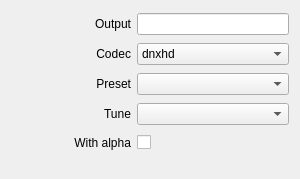
<?xml version="1.0" encoding="UTF-8"?>
<ui version="4.0">
 <class>InspectorFileRecorderWidget</class>
 <widget class="QWidget" name="InspectorFileRecorderWidget">
  <property name="geometry">
   <rect>
    <x>0</x>
    <y>0</y>
    <width>300</width>
    <height>179</height>
   </rect>
  </property>
  <property name="sizePolicy">
   <sizepolicy hsizetype="Expanding" vsizetype="Preferred">
    <horstretch>0</horstretch>
    <verstretch>0</verstretch>
   </sizepolicy>
  </property>
  <layout class="QGridLayout" name="gridLayout">
   <property name="bottomMargin">
    <number>20</number>
   </property>
   <item row="4" column="0">
    <widget class="QLabel" name="labelWithAlpha">
     <property name="minimumSize">
      <size>
       <width>120</width>
       <height>0</height>
      </size>
     </property>
     <property name="text">
      <string>With alpha</string>
     </property>
     <property name="alignment">
      <set>Qt::AlignRight|Qt::AlignTrailing|Qt::AlignVCenter</set>
     </property>
    </widget>
   </item>
   <item row="2" column="1">
    <widget class="QComboBox" name="comboBoxPreset">
     <property name="sizePolicy">
      <sizepolicy hsizetype="Expanding" vsizetype="Fixed">
       <horstretch>0</horstretch>
       <verstretch>0</verstretch>
      </sizepolicy>
     </property>
     <item>
      <property name="text">
       <string/>
      </property>
     </item>
     <item>
      <property name="text">
       <string>ultrafast</string>
      </property>
     </item>
    </widget>
   </item>
   <item row="1" column="0">
    <widget class="QLabel" name="labelCodec">
     <property name="minimumSize">
      <size>
       <width>120</width>
       <height>0</height>
      </size>
     </property>
     <property name="text">
      <string>Codec</string>
     </property>
     <property name="alignment">
      <set>Qt::AlignRight|Qt::AlignTrailing|Qt::AlignVCenter</set>
     </property>
    </widget>
   </item>
   <item row="0" column="1">
    <widget class="QLineEdit" name="lineEditOutput"/>
   </item>
   <item row="0" column="0">
    <widget class="QLabel" name="labelOutput">
     <property name="minimumSize">
      <size>
       <width>120</width>
       <height>0</height>
      </size>
     </property>
     <property name="text">
      <string>Output</string>
     </property>
     <property name="alignment">
      <set>Qt::AlignRight|Qt::AlignTrailing|Qt::AlignVCenter</set>
     </property>
    </widget>
   </item>
   <item row="1" column="1">
    <widget class="QComboBox" name="comboBoxCodec">
     <property name="sizePolicy">
      <sizepolicy hsizetype="Expanding" vsizetype="Fixed">
       <horstretch>0</horstretch>
       <verstretch>0</verstretch>
      </sizepolicy>
     </property>
     <item>
      <property name="text">
       <string>dnxhd</string>
      </property>
     </item>
     <item>
      <property name="text">
       <string>libx264</string>
      </property>
     </item>
     <item>
      <property name="text">
       <string>qtrle</string>
      </property>
     </item>
     <item>
      <property name="text">
       <string>prores</string>
      </property>
     </item>
     <item>
      <property name="text">
       <string>dvvideo</string>
      </property>
     </item>
     <item>
      <property name="text">
       <string>ffvhuff</string>
      </property>
     </item>
     <item>
      <property name="text">
       <string>rawvideo</string>
      </property>
     </item>
    </widget>
   </item>
   <item row="4" column="1">
    <layout class="QHBoxLayout" name="horizontalLayoutWithAlpha">
     <item>
      <widget class="QCheckBox" name="checkBoxWithAlpha">
       <property name="layoutDirection">
        <enum>Qt::RightToLeft</enum>
       </property>
       <property name="text">
        <string/>
       </property>
      </widget>
     </item>
     <item>
      <spacer name="horizontalSpacerWithAlpha2">
       <property name="orientation">
        <enum>Qt::Horizontal</enum>
       </property>
       <property name="sizeHint" stdset="0">
        <size>
         <width>40</width>
         <height>20</height>
        </size>
       </property>
      </spacer>
     </item>
    </layout>
   </item>
   <item row="2" column="0">
    <widget class="QLabel" name="labelPreset">
     <property name="minimumSize">
      <size>
       <width>120</width>
       <height>0</height>
      </size>
     </property>
     <property name="text">
      <string>Preset</string>
     </property>
     <property name="alignment">
      <set>Qt::AlignRight|Qt::AlignTrailing|Qt::AlignVCenter</set>
     </property>
    </widget>
   </item>
   <item row="3" column="1">
    <widget class="QComboBox" name="comboBoxTune">
     <property name="sizePolicy">
      <sizepolicy hsizetype="Expanding" vsizetype="Fixed">
       <horstretch>0</horstretch>
       <verstretch>0</verstretch>
      </sizepolicy>
     </property>
     <item>
      <property name="text">
       <string/>
      </property>
     </item>
     <item>
      <property name="text">
       <string>fastdecode</string>
      </property>
     </item>
    </widget>
   </item>
   <item row="3" column="0">
    <widget class="QLabel" name="labelTune">
     <property name="minimumSize">
      <size>
       <width>120</width>
       <height>0</height>
      </size>
     </property>
     <property name="text">
      <string>Tune</string>
     </property>
     <property name="alignment">
      <set>Qt::AlignRight|Qt::AlignTrailing|Qt::AlignVCenter</set>
     </property>
    </widget>
   </item>
  </layout>
 </widget>
 <tabstops>
  <tabstop>lineEditOutput</tabstop>
  <tabstop>comboBoxCodec</tabstop>
  <tabstop>comboBoxPreset</tabstop>
  <tabstop>comboBoxTune</tabstop>
  <tabstop>checkBoxWithAlpha</tabstop>
 </tabstops>
 <resources/>
 <connections>
  <connection>
   <sender>labelOutput</sender>
   <signal>linkActivated(QString)</signal>
   <receiver>InspectorFileRecorderWidget</receiver>
   <slot>resetOutput(QString)</slot>
   <hints>
    <hint type="sourcelabel">
     <x>46</x>
     <y>24</y>
    </hint>
    <hint type="destinationlabel">
     <x>3</x>
     <y>21</y>
    </hint>
   </hints>
  </connection>
  <connection>
   <sender>labelCodec</sender>
   <signal>linkActivated(QString)</signal>
   <receiver>InspectorFileRecorderWidget</receiver>
   <slot>resetCodec(QString)</slot>
   <hints>
    <hint type="sourcelabel">
     <x>77</x>
     <y>57</y>
    </hint>
    <hint type="destinationlabel">
     <x>0</x>
     <y>84</y>
    </hint>
   </hints>
  </connection>
  <connection>
   <sender>comboBoxCodec</sender>
   <signal>currentIndexChanged(QString)</signal>
   <receiver>InspectorFileRecorderWidget</receiver>
   <slot>codecChanged(QString)</slot>
   <hints>
    <hint type="sourcelabel">
     <x>215</x>
     <y>57</y>
    </hint>
    <hint type="destinationlabel">
     <x>225</x>
     <y>75</y>
    </hint>
   </hints>
  </connection>
  <connection>
   <sender>labelPreset</sender>
   <signal>linkActivated(QString)</signal>
   <receiver>InspectorFileRecorderWidget</receiver>
   <slot>resetPreset(QString)</slot>
   <hints>
    <hint type="sourcelabel">
     <x>77</x>
     <y>85</y>
    </hint>
    <hint type="destinationlabel">
     <x>2</x>
     <y>113</y>
    </hint>
   </hints>
  </connection>
  <connection>
   <sender>comboBoxPreset</sender>
   <signal>currentIndexChanged(QString)</signal>
   <receiver>InspectorFileRecorderWidget</receiver>
   <slot>presetChanged(QString)</slot>
   <hints>
    <hint type="sourcelabel">
     <x>215</x>
     <y>85</y>
    </hint>
    <hint type="destinationlabel">
     <x>225</x>
     <y>102</y>
    </hint>
   </hints>
  </connection>
  <connection>
   <sender>labelTune</sender>
   <signal>linkActivated(QString)</signal>
   <receiver>InspectorFileRecorderWidget</receiver>
   <slot>resetTune(QString)</slot>
   <hints>
    <hint type="sourcelabel">
     <x>76</x>
     <y>113</y>
    </hint>
    <hint type="destinationlabel">
     <x>1</x>
     <y>145</y>
    </hint>
   </hints>
  </connection>
  <connection>
   <sender>comboBoxTune</sender>
   <signal>currentIndexChanged(QString)</signal>
   <receiver>InspectorFileRecorderWidget</receiver>
   <slot>tuneChanged(QString)</slot>
   <hints>
    <hint type="sourcelabel">
     <x>215</x>
     <y>113</y>
    </hint>
    <hint type="destinationlabel">
     <x>225</x>
     <y>148</y>
    </hint>
   </hints>
  </connection>
  <connection>
   <sender>lineEditOutput</sender>
   <signal>textChanged(QString)</signal>
   <receiver>InspectorFileRecorderWidget</receiver>
   <slot>outputChanged(QString)</slot>
   <hints>
    <hint type="sourcelabel">
     <x>191</x>
     <y>23</y>
    </hint>
    <hint type="destinationlabel">
     <x>225</x>
     <y>20</y>
    </hint>
   </hints>
  </connection>
  <connection>
   <sender>labelWithAlpha</sender>
   <signal>linkActivated(QString)</signal>
   <receiver>InspectorFileRecorderWidget</receiver>
   <slot>resetWithAlpha(QString)</slot>
   <hints>
    <hint type="sourcelabel">
     <x>37</x>
     <y>130</y>
    </hint>
    <hint type="destinationlabel">
     <x>37</x>
     <y>162</y>
    </hint>
   </hints>
  </connection>
  <connection>
   <sender>checkBoxWithAlpha</sender>
   <signal>stateChanged(int)</signal>
   <receiver>InspectorFileRecorderWidget</receiver>
   <slot>withAlphaChanged(int)</slot>
   <hints>
    <hint type="sourcelabel">
     <x>82</x>
     <y>134</y>
    </hint>
    <hint type="destinationlabel">
     <x>94</x>
     <y>165</y>
    </hint>
   </hints>
  </connection>
 </connections>
 <slots>
  <slot>containerChanged(QString)</slot>
  <slot>resetContainer(QString)</slot>
  <slot>resetCodec(QString)</slot>
  <slot>codecChanged(QString)</slot>
  <slot>resetPreset(QString)</slot>
  <slot>presetChanged(QString)</slot>
  <slot>resetTune(QString)</slot>
  <slot>tuneChanged(QString)</slot>
  <slot>resetOutput(QString)</slot>
  <slot>outputChanged(QString)</slot>
  <slot>resetWithAlpha(QString)</slot>
  <slot>withAlphaChanged(int)</slot>
 </slots>
</ui>
